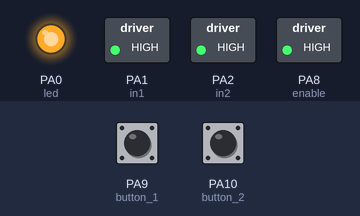
A sketch run on a simulated STM32 Blue Pill. Shown: switched loads named in the sketch (green lamp = pin HIGH), output pins drawn as LEDs (lit = HIGH). The inputs (shaded band) are chosen by the test bench; at power-on: PA9 (button_1) HIGH, PA10 (button_2) HIGH.

Above: at 1.2 s.
1.3 s: PA9 (button_1) pulled LOW for 0.15 s
At 2.2 s:
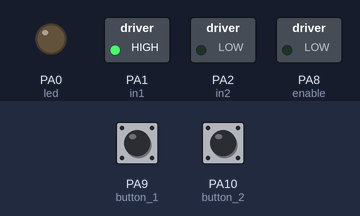
2.9 s: PA10 (button_2) pulled LOW for 0.15 s
At 3.08 s:
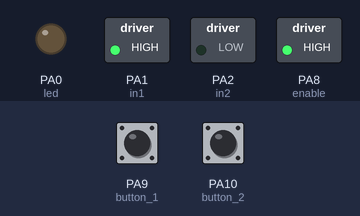
4.6 s: PA10 (button_2) pulled LOW for 1 s
At 6.4 s:
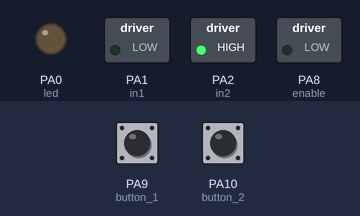
7.1 s: PA9 (button_1) pulled LOW for 1 s
At 8.15 s:
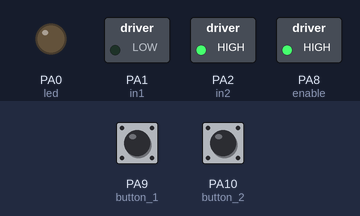
9.7 s: PA9 (button_1) pulled LOW for 3.2 s
At 13.9 s:
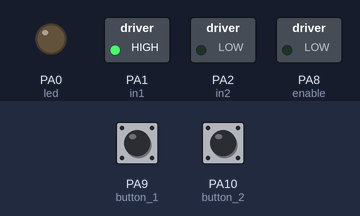
14.4 s: PA9 (button_1) pulled LOW for 0.15 s
At 14.6 s:
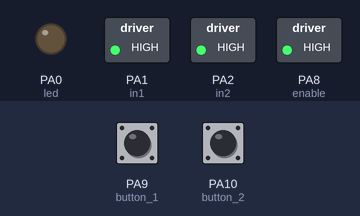
Timing chart, 0 to 17.1 s (numbered marks = the images above; inputs shaded):
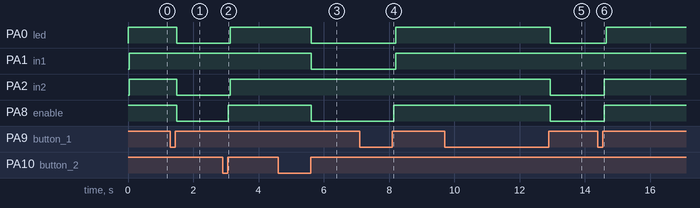

Measured:
- after the input at 1.3 s, PA0 (led), PA2 (in2), PA8 (enable): HIGH → LOW after 0.19 s
- after the input at 2.9 s, PA0 (led), PA2 (in2): LOW → HIGH after 0.23 s; PA8 (enable): LOW → HIGH after 0.17 s
- after the input at 4.6 s, PA0 (led), PA1 (in1), PA8 (enable): HIGH → LOW after 1.0 s
- after the input at 7.1 s, PA0 (led), PA1 (in1): LOW → HIGH after 1.1 s; PA8 (enable): LOW → HIGH after 1.0 s
- after the input at 9.7 s, PA0 (led), PA2 (in2), PA8 (enable): HIGH → LOW after 3.2 s
- after the input at 14.4 s, PA0 (led): LOW → HIGH after 0.25 s; PA2 (in2), PA8 (enable): LOW → HIGH after 0.19 s

The sketch:

motor_v1.ino
```cpp
int led = PA0; // Pin 0
int in1 = PA1;
int in2 = PA2;
int enable = 8;

int button_1 = 9;
int button_2 = 10;

int pressed_1 = false;
int pressed_2 = false;

void setup() {

  pinMode(button_1, INPUT_PULLUP);
  pinMode(button_2, INPUT_PULLUP);
  pinMode(led, OUTPUT);
  pinMode(in1, OUTPUT);
  pinMode(in2, OUTPUT);
  pinMode(enable, OUTPUT);

  // Start off
  analogWrite(enable, 255);
  // led on
  digitalWrite(led, HIGH);

}

void loop(){

  int pwmOutput = 0;

  // Read button - Debounce
  if (digitalRead(button_1) == LOW) {
    pressed_1 = !pressed_1;
  }
  while (digitalRead(button_1) == LOW);
  delay(20);

    // Read button - Debounce
  if (digitalRead(button_2) == LOW) {
    pressed_2 = !pressed_2;
  }
  while (digitalRead(button_2) == LOW);
  delay(20);


  if (pressed_1 == true & pressed_2 == true){
      analogWrite(enable, 255);
      delay(1000/16);
      digitalWrite(in1, HIGH);
      digitalWrite(in2, HIGH);
      digitalWrite(led, HIGH);
      pressed_1 = false;
      pressed_2 = false;
    }
    else if (pressed_1 == true & pressed_2 == false){
    analogWrite(enable, pwmOutput);
    digitalWrite(in1, HIGH);
    digitalWrite(in2, LOW);
    digitalWrite(led, LOW);
      }
      else if (pressed_1 == false & pressed_2 == true){
      analogWrite(enable, pwmOutput);
      digitalWrite(in1, LOW);
      digitalWrite(in2, HIGH);
      digitalWrite(led, LOW);
      }
      else {
      analogWrite(enable, 255);
      digitalWrite(in1, HIGH);
      digitalWrite(in2, HIGH);
      delay(1000/16);
      digitalWrite(led, HIGH);
      }
}
```
